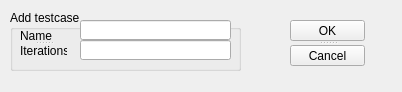
<?xml version="1.0" encoding="UTF-8"?>
<ui version="4.0">
 <class>XMLManager</class>
 <widget class="QWidget" name="XMLManager">
  <property name="geometry">
   <rect>
    <x>0</x>
    <y>0</y>
    <width>402</width>
    <height>92</height>
   </rect>
  </property>
  <property name="windowTitle">
   <string>XML Manager</string>
  </property>
  <widget class="QGroupBox" name="AddTestcaseBox">
   <property name="geometry">
    <rect>
     <x>10</x>
     <y>10</y>
     <width>231</width>
     <height>61</height>
    </rect>
   </property>
   <property name="title">
    <string>Add testcase</string>
   </property>
   <widget class="QLineEdit" name="NameEdit">
    <property name="geometry">
     <rect>
      <x>70</x>
      <y>10</y>
      <width>151</width>
      <height>20</height>
     </rect>
    </property>
   </widget>
   <widget class="QLineEdit" name="IterationEdit">
    <property name="geometry">
     <rect>
      <x>70</x>
      <y>30</y>
      <width>151</width>
      <height>20</height>
     </rect>
    </property>
   </widget>
   <widget class="QSplitter" name="splitter_2">
    <property name="geometry">
     <rect>
      <x>10</x>
      <y>20</y>
      <width>47</width>
      <height>26</height>
     </rect>
    </property>
    <property name="orientation">
     <enum>Qt::Vertical</enum>
    </property>
    <widget class="QLabel" name="NameLabel">
     <property name="text">
      <string>Name</string>
     </property>
    </widget>
    <widget class="QLabel" name="IterationLabel">
     <property name="text">
      <string>Iterations</string>
     </property>
    </widget>
   </widget>
  </widget>
  <widget class="QSplitter" name="splitter">
   <property name="geometry">
    <rect>
     <x>290</x>
     <y>20</y>
     <width>75</width>
     <height>46</height>
    </rect>
   </property>
   <property name="orientation">
    <enum>Qt::Vertical</enum>
   </property>
   <widget class="QPushButton" name="OkButton">
    <property name="text">
     <string>OK</string>
    </property>
   </widget>
   <widget class="QPushButton" name="CancelButton">
    <property name="text">
     <string>Cancel</string>
    </property>
   </widget>
  </widget>
 </widget>
 <resources/>
 <connections>
  <connection>
   <sender>CancelButton</sender>
   <signal>clicked()</signal>
   <receiver>XMLManager</receiver>
   <slot>close()</slot>
   <hints>
    <hint type="sourcelabel">
     <x>308</x>
     <y>57</y>
    </hint>
    <hint type="destinationlabel">
     <x>263</x>
     <y>64</y>
    </hint>
   </hints>
  </connection>
 </connections>
</ui>
